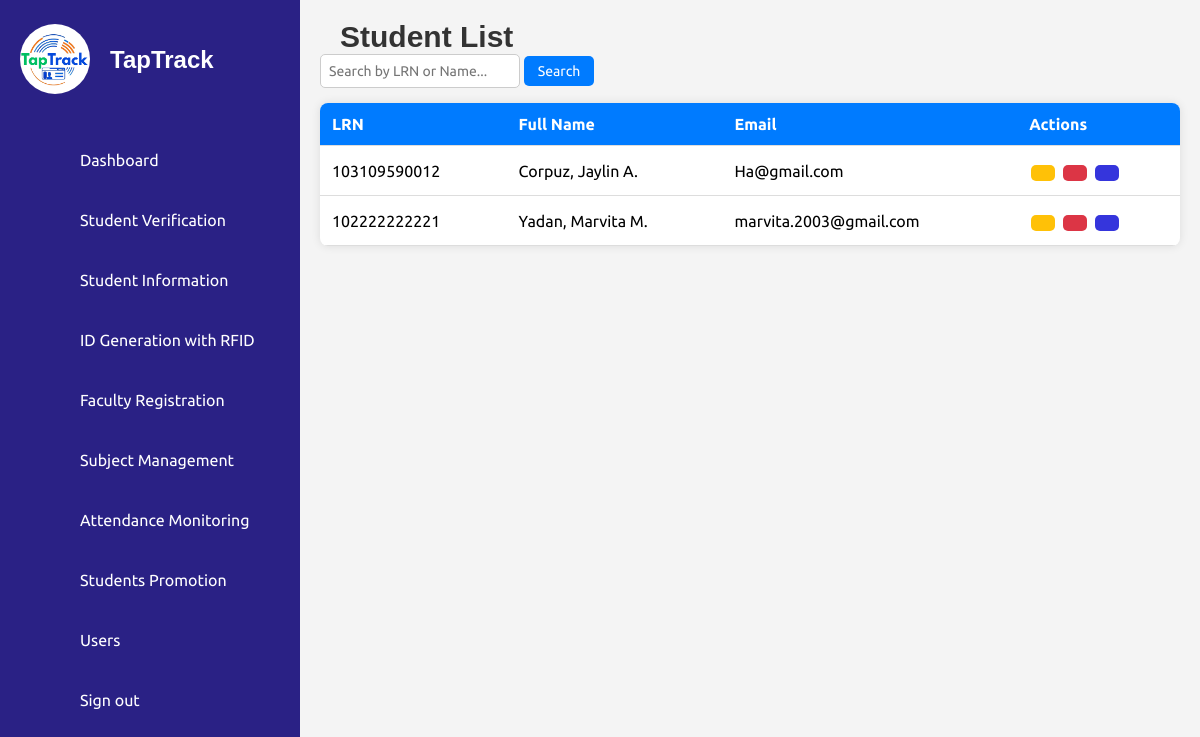
Screenshot of /details_student.php (signed in) with the database file from the repository.
### tables this page shows
CREATE TABLE `students` (
  `id` int(11) NOT NULL,
  `first_name` varchar(50) NOT NULL,
  `middle_name` varchar(50) DEFAULT NULL,
  `last_name` varchar(50) NOT NULL,
  `lrn` varchar(12) NOT NULL,
  `date_of_birth` date NOT NULL,
  `gender` enum('Male','Female') NOT NULL,
  `citizenship` varchar(50) NOT NULL,
  `address` text NOT NULL,
  `contact_number` varchar(15) NOT NULL,
  `email` varchar(100) NOT NULL,
  `guardian_name` varchar(100) NOT NULL,
  `guardian_contact` varchar(15) NOT NULL,
  `guardian_address` varchar(250) NOT NULL,
  `guardian_relationship` varchar(50) NOT NULL,
  `elementary_school` varchar(100) NOT NULL,
  `year_graduated` year(4) NOT NULL,
  `birth_certificate` varchar(255) NOT NULL,
  `id_photo` varchar(255) NOT NULL,
  `good_moral` varchar(255) DEFAULT NULL,
  `student_signature` varchar(255) NOT NULL,
  `section` varchar(50) DEFAULT NULL,
  `school_year` varchar(9) NOT NULL,
  `grade_level` varchar(20) DEFAULT NULL,
  `student_type` enum('Regular Student','STI Student') DEFAULT NULL,
  `verified_at` timestamp NOT NULL DEFAULT current_timestamp(),
  `created_at` timestamp NOT NULL DEFAULT current_timestamp(),
  `rfid` varchar(50) DEFAULT NULL,
  `mobile_verified` tinyint(1) DEFAULT 0
);

### details_student.php (the view, shortened to what this page needs)
<?php
include('db_connection.php');
$query = "SELECT lrn,
    CONCAT(
        UPPER(LEFT(last_name, 1)), LOWER(SUBSTRING(last_name, 2)), ', ',
        UPPER(LEFT(first_name, 1)), LOWER(SUBSTRING(first_name, 2)), ' ',
        UPPER(LEFT(middle_name, 1)), '.'
    ) AS fullname,
    email, student_type
    FROM students
    WHERE 1=1";
$query .= " ORDER BY last_name ASC, first_name ASC, middle_name ASC";
$result = mysqli_query($conn, $query);
$students = [];
if (mysqli_num_rows($result) > 0) {
    $students = mysqli_fetch_all($result, MYSQLI_ASSOC);
}
?>
<!DOCTYPE html>
<html lang="en">
<head>
    <link rel="stylesheet" href="assets/css/style.css">
</head>
<body>
<?php include('sidebar.php'); ?>
<div class="main-content">
    <h2>Student List</h2>
    <div class="search-container">
        <div class="left-search">
            <form id="searchForm" onsubmit="return handleSearch(event)">
                <input type="text" id="searchInput" placeholder="Search by LRN or Name...">
                <button type="submit">Search</button>
            </form>
        </div>
    </div>
    <table class="student-table" id="studentTable">
        <thead>
            <tr>
                <th>LRN</th>
                <th>Full Name</th>
                <th>Email</th>
                <th class="actions-header" style="position: relative;">
                    <div class="header-content">
                        <span>Actions</span>
                    </div>
                </th>
            </tr>
        </thead>
        <tbody id="studentTableBody">
            <?php if (!empty($students)): ?>
                <?php foreach ($students as $student): ?>
                    <tr data-type="<?= strtolower($student['student_type']) ?>">
                        <td><?= $student['lrn'] ?></td>
                        <td><?= $student['fullname'] ?></td>
                        <td><?= $student['email'] ?></td>
                        <td>
                            <button class='edit' title="Edit" onclick='redirectToStudentInfo("<?= $student['lrn'] ?>", "edit")'>
                            </button>
                            <button class='archive' title="Archive" onclick='archiveStudent("<?= $student['lrn'] ?>")'>
                            </button>
                            <button class='view' title="View" onclick='redirectToStudentInfo("<?= $student['lrn'] ?>", "view")'>
                            </button>
                        </td>
                    </tr>
                <?php endforeach; ?>
            <?php else: ?>
                <tr id="noDataRow"><td colspan="4">No data available.</td></tr>
            <?php endif; ?>
        </tbody>
    </table>
</div>
</body>
</html>

### assets/css/style.css (style rules this page uses)
* { font-family: 'Ubuntu', sans-serif; margin: 0; padding: 0; box-sizing: border-box; }
:root { --blue: #2a2185; --white: #fff; --gray: #f5f5f5; --black1: #222; --black2: #999; }
body { min-height: 100vh; overflow-x: hidden; }
.main-content { margin-left: 300px; padding: 20px; background-color: #f4f4f4; min-height: 100vh; overflow-x: hidden; width: calc(100% - 300px); }
.main-content h2 { text-align: left; margin-left: 20px; font-family: 'Arial', sans-serif; font-weight: 600; color: #333; font-size: 30px; }
.search-container { display: flex; justify-content: space-between; align-items: flex-start; margin-bottom: 15px; flex-wrap: wrap; gap: 5px; }
.search-container input { width: 200px; padding: 8px; border: 1px solid #ccc; border-radius: 5px; font-size: 14px; }
.search-container button { padding: 7px 14px; background-color: #007bff; color: white; border: none; border-radius: 5px; cursor: pointer; font-size: 14px; }
.left-search { display: flex; gap: 10px; }
.student-table { width: 100%; border-collapse: collapse; background: white; border-radius: 8px; overflow: hidden; box-shadow: 0 0 10px rgba(0, 0, 0, 0.1); }
.student-table td { text-align: center; vertical-align: middle; padding: 10px; }
.student-table td button { display: inline-flex; padding: 8px 12px; margin: 2px; border: none; border-radius: 5px; font-size: 10px; cursor: pointer; transition: 0.3s; }
.student-table th, .student-table td { padding: 12px; text-align: left; border-bottom: 1px solid #ddd; }
.student-table th { background-color: #007bff; color: white; }
.edit { background-color: #ffc107 !important; color: black !important; }
.archive { background-color: #dc3545 !important; color: white !important; }
.view { background-color: #3535dc !important; color: white !important; }
.actions-header .header-content { display: flex; justify-content: space-between; align-items: center; width: 100%; }

### rows the page displays
students: lrn "103109590012", fullname "Corpuz, Jaylin A.", email "Ha@gmail.com"
students: lrn "102222222221", fullname "Yadan, Marvita M.", email "marvita.2003@gmail.com"
